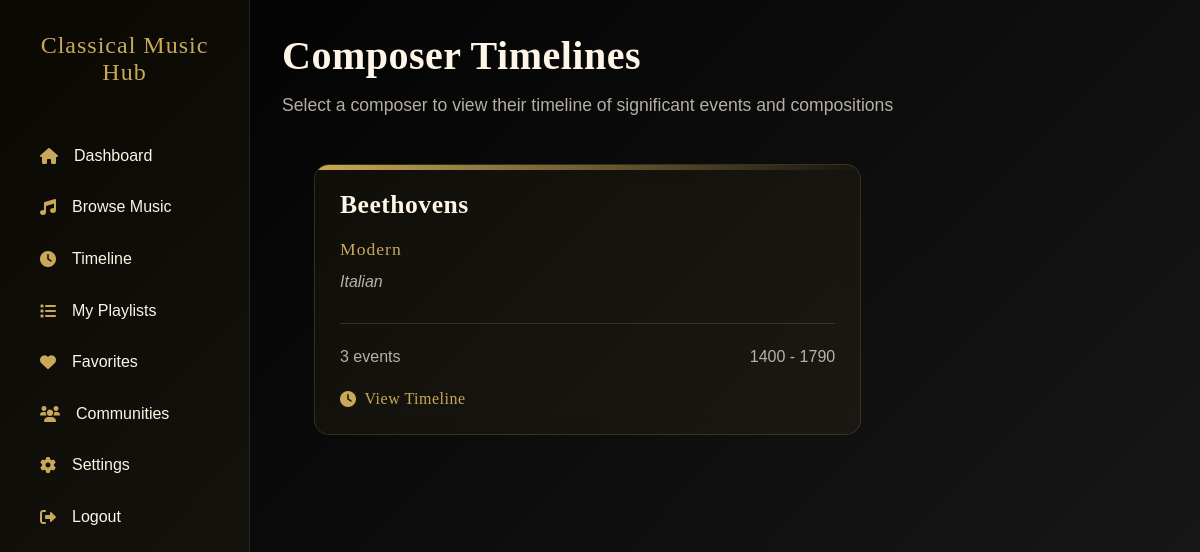
Screenshot of /pages/library/timeline.php (signed in) with the database file from the repository.
### tables this page shows
CREATE TABLE `composers` (
  `composer_id` int(11) NOT NULL,
  `name` varchar(100) NOT NULL,
  `birth_date` date DEFAULT NULL,
  `death_date` date DEFAULT NULL,
  `nationality` varchar(100) DEFAULT NULL,
  `birth_place` varchar(100) DEFAULT NULL,
  `death_place` varchar(100) DEFAULT NULL,
  `biography` text DEFAULT NULL,
  `portrait_url` varchar(255) DEFAULT NULL,
  `era` varchar(50) DEFAULT NULL,
  `created_at` timestamp NOT NULL DEFAULT current_timestamp(),
  `updated_at` timestamp NOT NULL DEFAULT current_timestamp() ON UPDATE current_timestamp()
);

### pages/library/timeline.php (the view, shortened to what this page needs)
<?php
require_once '../../includes/db.php';
$composers_query = "
    SELECT DISTINCT
        c.composer_id,
        c.name,
        c.era,
        c.nationality,
        COUNT(e.event_id) as event_count,
        MIN(e.event_date) as earliest_event,
        MAX(e.event_date) as latest_event
    FROM composers c
    JOIN timeline_events e ON c.composer_id = e.composer_id
    GROUP BY c.composer_id
    ORDER BY c.name ASC
";
$composers = $conn->query($composers_query);
?>
<!DOCTYPE html>
<html lang="en">
<head>
    <link rel="stylesheet" href="https://cdnjs.cloudflare.com/ajax/libs/font-awesome/6.0.0/css/all.min.css">
</head>
<body>
    <div class="page-container">
        <?php include '../../includes/components/sidebar.php'; ?>
        <main class="main-content">
            <div class="page-header">
                <h1>Composer Timelines</h1>
                <p>Select a composer to view their timeline of significant events and compositions</p>
            </div>
            <div class="composer-grid">
                <?php while ($composer = $composers->fetch_assoc()): ?>
                    <div class="composer-card"
                        onclick="window.location.href='view_timeline.php?composer_id=<?php echo $composer['composer_id']; ?>'">
                        <h2 class="composer-name"><?php echo htmlspecialchars($composer['name']); ?></h2>
                        <div class="composer-era"><?php echo htmlspecialchars($composer['era']); ?></div>
                        <div class="composer-nationality"><?php echo htmlspecialchars($composer['nationality']); ?></div>
                        <div class="timeline-info">
                            <span><?php echo $composer['event_count']; ?> events</span>
                            <span><?php echo date('Y', strtotime($composer['earliest_event'])); ?> -
                                <?php echo date('Y', strtotime($composer['latest_event'])); ?></span>
                        </div>
                        <a href="view_timeline.php?composer_id=<?php echo $composer['composer_id']; ?>"
                            class="view-timeline">
                            <i class="fas fa-clock"></i> View Timeline
                        </a>
                    </div>
                <?php endwhile; ?>
            </div>
        </main>
    </div>
</body>
</html>

### pages/library/timeline.php (style rules this page uses)
:root { --primary: #fef5e7; --accent: #c9a959; --glass: rgba(254, 245, 231, 0.03); --border: rgba(254, 245, 231, 0.1); --glass-hover: rgba(254, 245, 231, 0.08); --timeline-dot: #c9a959; --timeline-line: rgba(201, 169, 89, 0.3); }
* { margin: 0; padding: 0; box-sizing: border-box; }
body { background: linear-gradient(135deg, #000000, #1a1a1a); color: var(--primary); font-family: 'Futura', sans-serif; }
.page-container { display: grid; grid-template-columns: 250px 1fr; min-height: 100vh; }
.main-content { padding: 2rem; }
.page-header { margin-bottom: 3rem; }
.page-header h1 { font-family: 'Didot', serif; font-size: 2.5rem; color: var(--primary); margin-bottom: 1rem; letter-spacing: 0.5px; }
.page-header p { color: rgba(254, 245, 231, 0.7); font-size: 1.1rem; }
.composer-grid { display: grid; grid-template-columns: repeat(auto-fill, minmax(350px, 1fr)); gap: 2.5rem; padding: 0 2rem; }
.composer-card { background: rgba(201, 169, 89, 0.05); border: 1px solid rgba(201, 169, 89, 0.2); border-radius: 15px; padding: 25px; transition: all 0.3s ease; cursor: pointer; position: relative; overflow: hidden; backdrop-filter: blur(10px); }
.composer-card::before { content: ''; position: absolute; top: 0; left: 0; width: 100%; height: 5px; background: linear-gradient(90deg, var(--timeline-dot), transparent); }
.composer-name { font-size: 1.6rem; color: var(--primary); margin-bottom: 1.2rem; letter-spacing: 0.5px; font-family: 'Didot', serif; }
.composer-era { color: var(--accent); font-family: 'Didot', serif; font-size: 1.1rem; margin-bottom: 0.8rem; letter-spacing: 1px; }
.composer-nationality { color: rgba(254, 245, 231, 0.7); font-size: 1rem; font-style: italic; margin-bottom: 1.2rem; }
.timeline-info { display: flex; justify-content: space-between; margin-top: 2rem; padding-top: 1.5rem; border-top: 1px solid rgba(201, 169, 89, 0.2); font-size: 1rem; color: rgba(254, 245, 231, 0.7); }
.view-timeline { display: inline-flex; align-items: center; gap: 0.5rem; color: var(--accent); text-decoration: none; margin-top: 1.5rem; font-size: 1rem; font-family: 'Didot', serif; letter-spacing: 0.5px; }
.main-content { margin-left: 250px; padding: 2rem; }
.page-container { display: flex; }

### rows the page displays
composers: name "Beethovens", era "Modern", nationality "Italian", event_count "3", earliest_event "1400", latest_event "1790"
